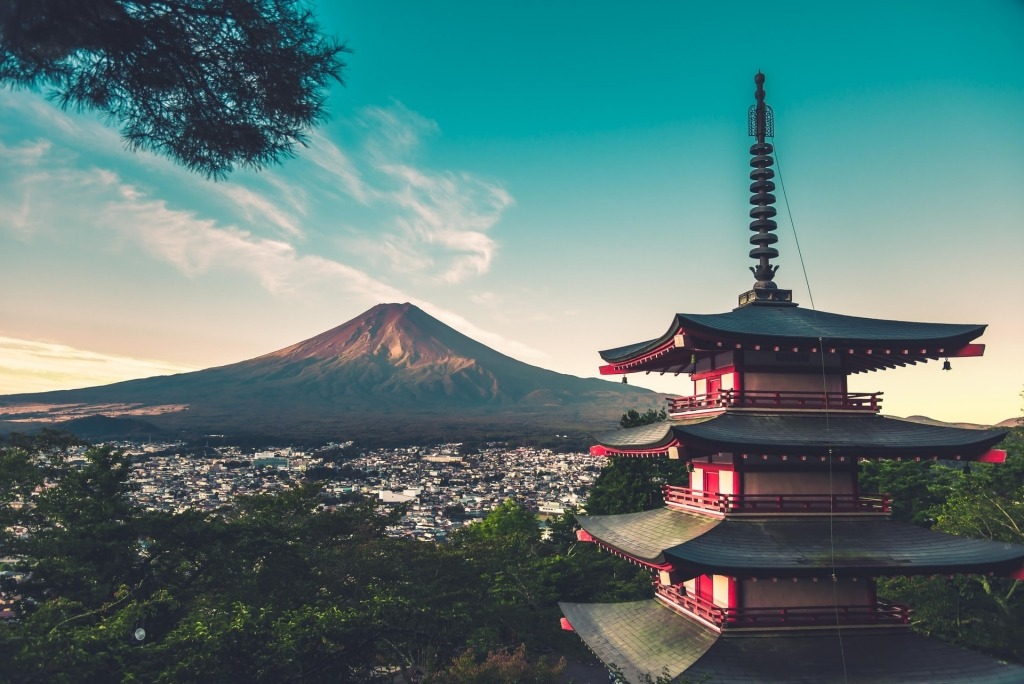
#> input picture BairesDev ML/Binarização/montanha.jpg, 1024 x 684 px
$ python desafio_02.py
#> lines starting #> are read from the running program, lines starting #| are printed output that depends on the picture; after the words box and inside, x2 and y2 are one past the last pixel; in counts of white or black regions, pixels touching at a corner belong together
import cv2
import numpy as np

imagem = cv2.imread('montanha.jpg')
#> imagem is the input picture: shape (684, 1024, 3); mean B, G, R 119.4, 120.3, 91
cinza = cv2.cvtColor(imagem, cv2.COLOR_BGR2GRAY)
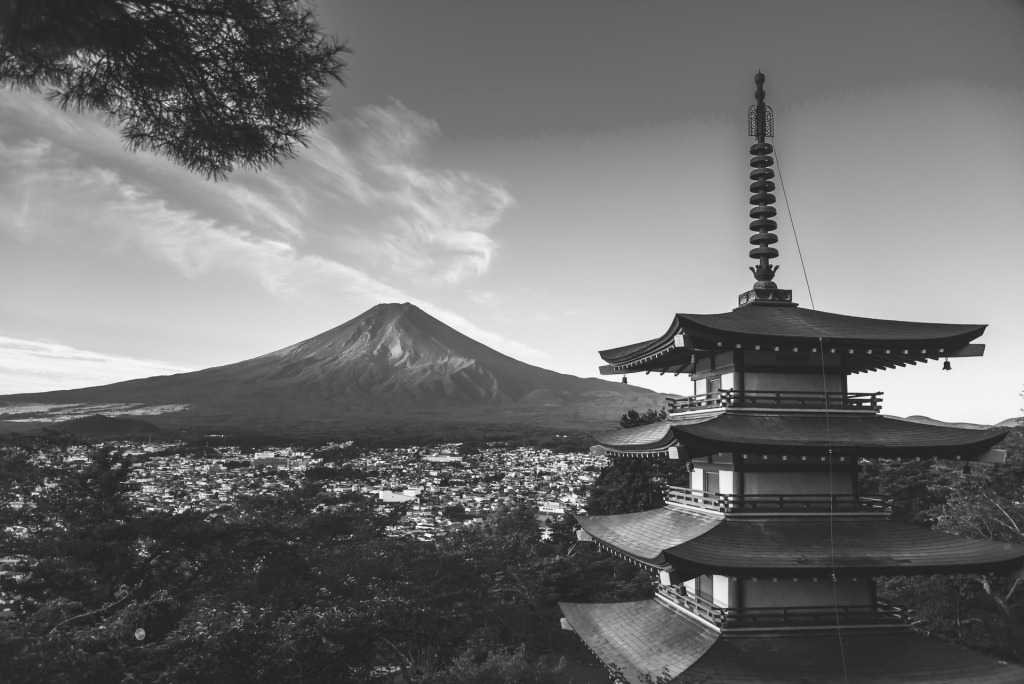
#> cinza: shape (684, 1024); min 26, max 253, mean 111.4
suavizada = cv2.GaussianBlur(cinza, (7, 7), 0)

_, binaria = cv2.threshold(suavizada, 160, 255, cv2.THRESH_BINARY)
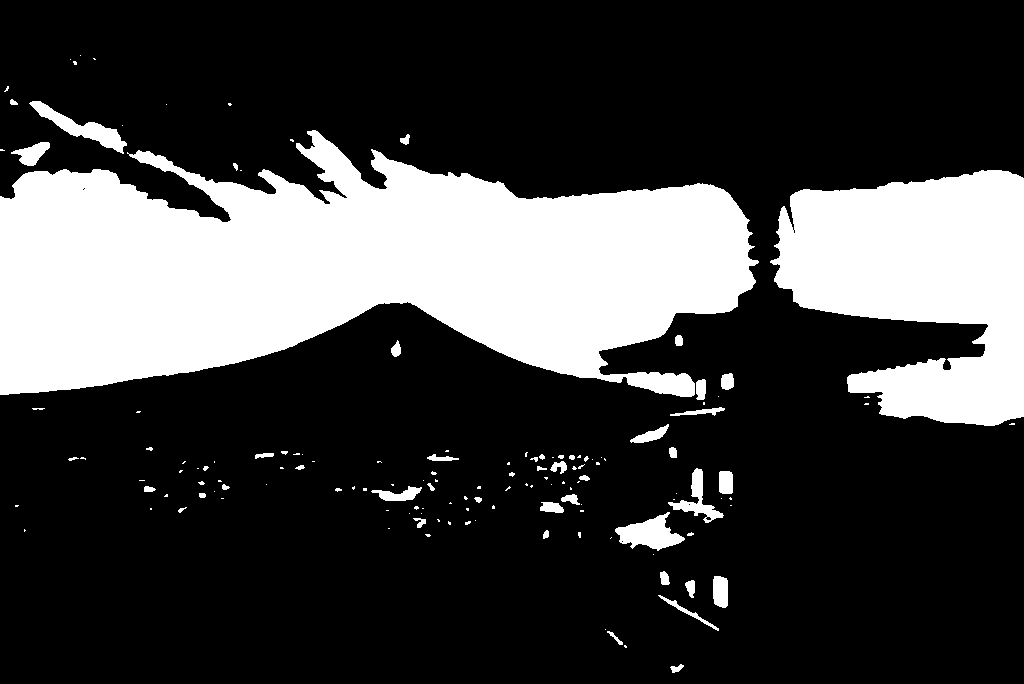
#> binaria: shape (684, 1024); 25.7% white; 143 white regions (94 under 20 px), largest, box (x1, y1, x2, y2) and area: (0, 130, 759, 397) 127556, (770, 170, 1024, 426) 43444, (615, 512, 685, 551) 1401
_, binaria_invertida = cv2.threshold(suavizada, 160, 255, cv2.THRESH_BINARY_INV)

combinada = np.vstack([
    np.hstack([suavizada, binaria]),
    np.hstack([binaria, cv2.bitwise_and(cinza, cinza, mask=binaria)])
])
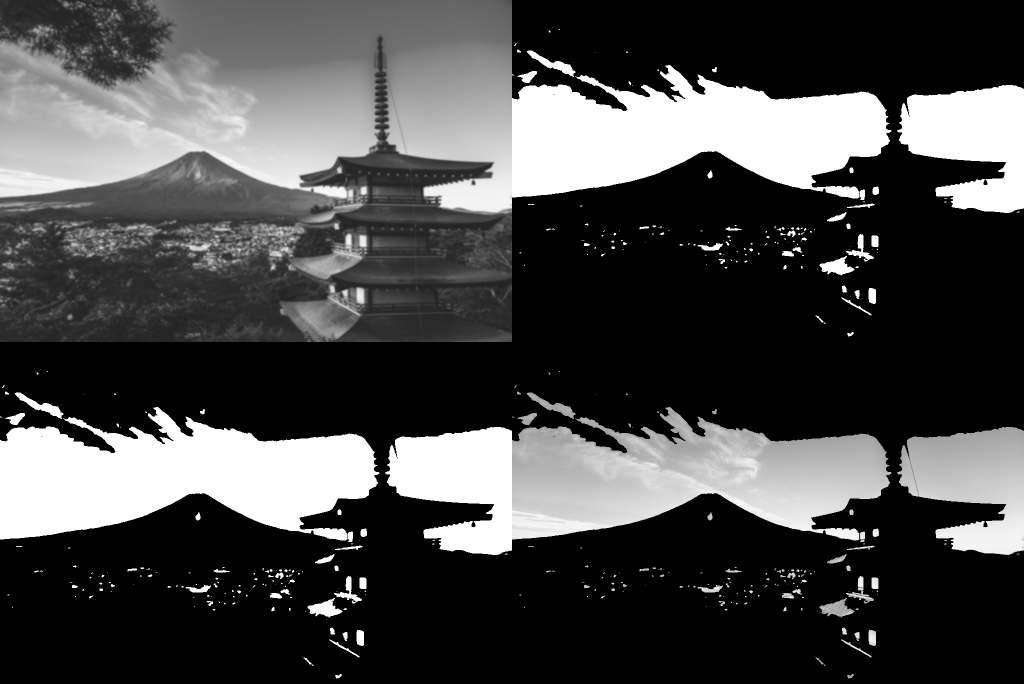
#> combinada: shape (1368, 2048) (shown at 1/2 size); min 0, max 255, mean 73.4

cv2.imshow("Resultado da Binarização", combinada)
cv2.waitKey(0)
cv2.destroyAllWindows()
